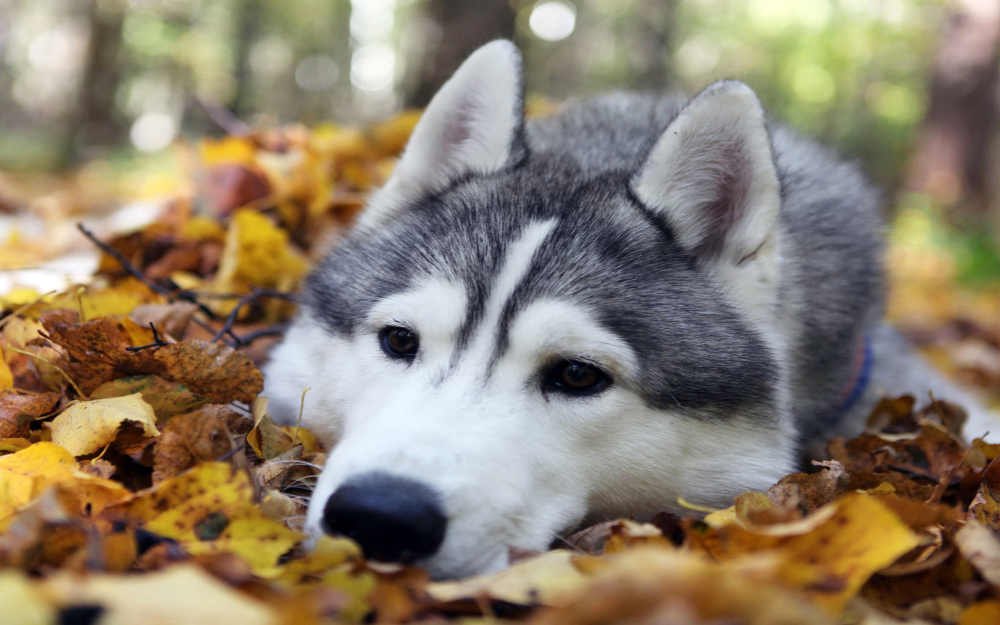
#> input picture foto.jpg, 2000 x 1250 px (shown at 1/2 size)
$ jupyter execute IDZ.ipynb   (shell and % lines are left out)
#> lines starting #> are read from the running program, lines starting #| are printed output that depends on the picture; after the words box and inside, x2 and y2 are one past the last pixel; in counts of white or black regions, pixels touching at a corner belong together
## Обработка изображений. Цифровое изображение. Чтение, запись, работа с пикселями

[cell 1]
from skimage.io import imread, imshow, imsave

[cell 2]
img = imread('foto.jpg')
#> img is the input picture: shape (1250, 2000, 3); mean R, G, B 140.5, 127.1, 107.3

[cell 3]
imshow(img)

[cell 4]
img.shape
#> Out = (1250, 2000, 3)

[cell 5]
img.shape[1]
#> Out = 2000

[cell 6]
img[383,374]
#> Out = [243, 206, 164]

[cell 7]
img[383, 374, 2]
#> Out = 164

[cell 8]
img[383:374] = [255, 255, 0]

[cell 9]
imsave('foto1.jpg', img)

[cell 10]
img = imread('foto1.jpg')

[cell 11]
imshow(img)

[cell 12]
img = imread('foto.jpg')

[cell 13]
nose = img[370:410, 350:440]

[cell 14]
imshow(nose)

[cell 15]
img[370:410, 350:440] = [255, 0, 255]
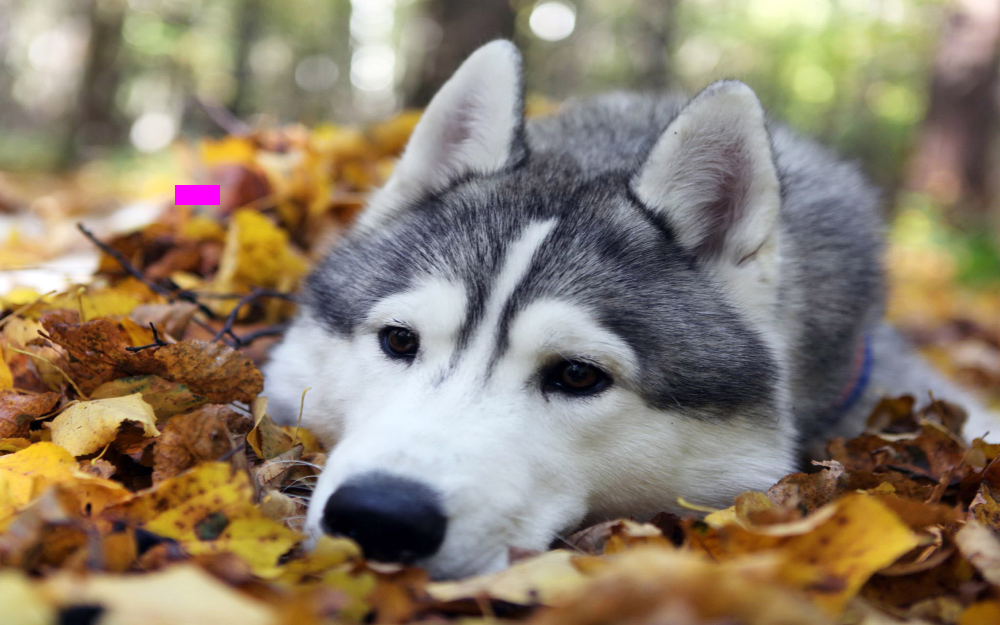
#> img: shape (1250, 2000, 3) (shown at 1/2 size); 0.14% of pixels changed, all inside (x1, y1, x2, y2) = (350, 370, 440, 410)

[cell 16]
imshow(img)

[cell 17]
img_yellow = imread('foto1.jpg')

[cell 18]
imshow(img_yellow[370:410, 350:440])

[cell 19]
img_assined = img_yellow

[cell 20]
img_copy = img_yellow.copy()

[cell 21]
img_yellow[370:410, 350:440] = [255, 0, 255]
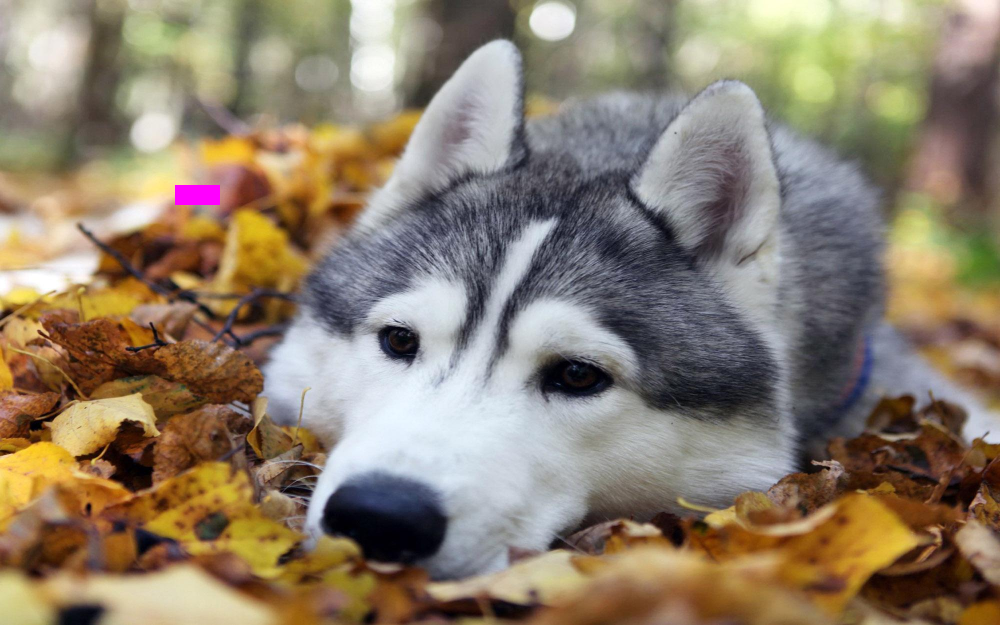
#> img_yellow: shape (1250, 2000, 3) (shown at 1/2 size); mean R, G, B 140.6, 126.8, 107.6

[cell 22]
imshow(img_yellow)

[cell 23]
imshow(img_assined)

[cell 24]
imshow(img_copy)

## Обработка изображений. Арифметические операции. Каналы. Вычисление яркости изображения

[cell 25]
img = imread('foto.jpg')

[cell 26]
img.dtype

[cell 27]
from skimage import img_as_float

[cell 28]
img_f = img_as_float(img)

[cell 29]
img.min(), img.max()
#> Out = (0, 255)

[cell 30]
img_f.min(), img_f.max()
#> Out = (0, 1)

[cell 31]
imshow(img_f / 1.5)

[cell 32]
imshow(img_f / 2)

[cell 33]
imshow(img_f / 4)

[cell 34]
imshow(img_f / 4 + 0.25)

[cell 35]
from numpy import clip

[cell 36]
imshow(clip(img_f * 1.5, 0, 1))

[cell 37]
imshow(clip(img_f * 2, 0, 1))
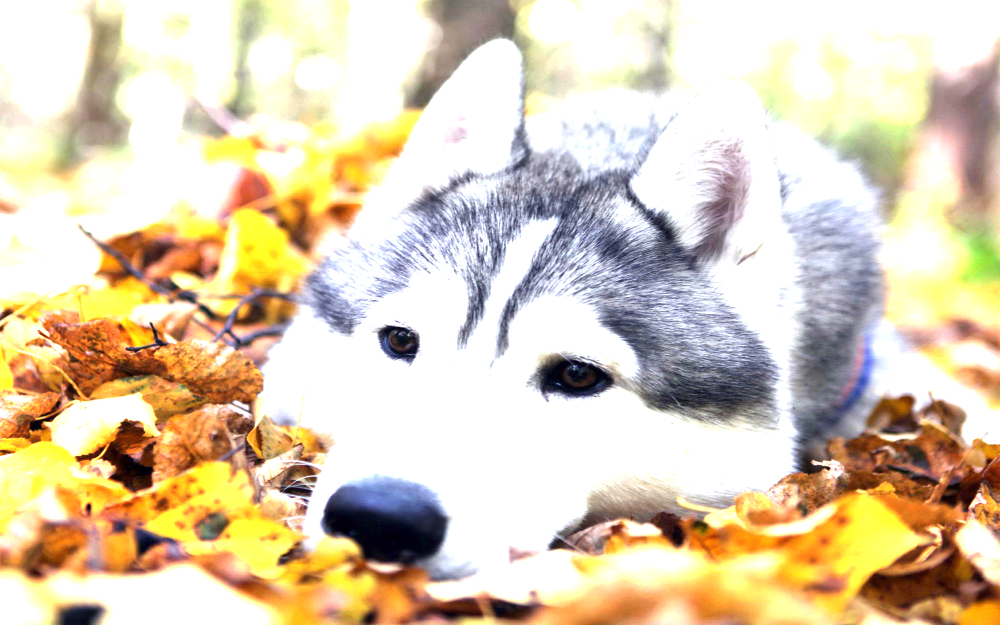
#> shown: shape (1250, 2000, 3) float64 (shown at 1/2 size); mean R, G, B 0.866, 0.805, 0.702

[cell 38]
imshow(clip(img_f * 2 -0.5, 0, 1))
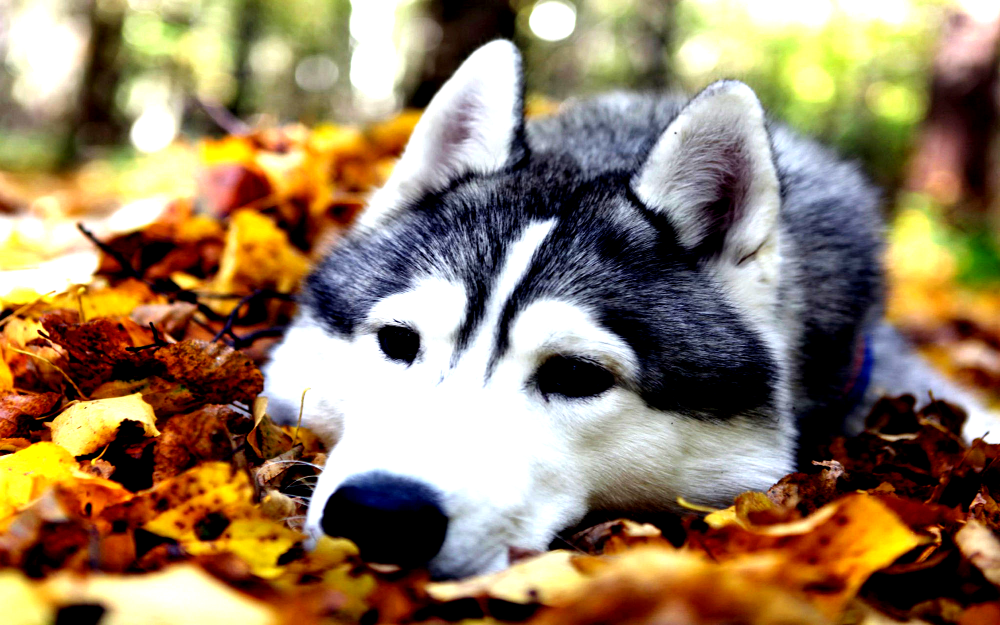
#> shown: shape (1250, 2000, 3) float64 (shown at 1/2 size); mean R, G, B 0.583, 0.496, 0.383

[cell 39]
img_f = img_as_float(img)

[cell 40]
r = img_f[:, :, 0]
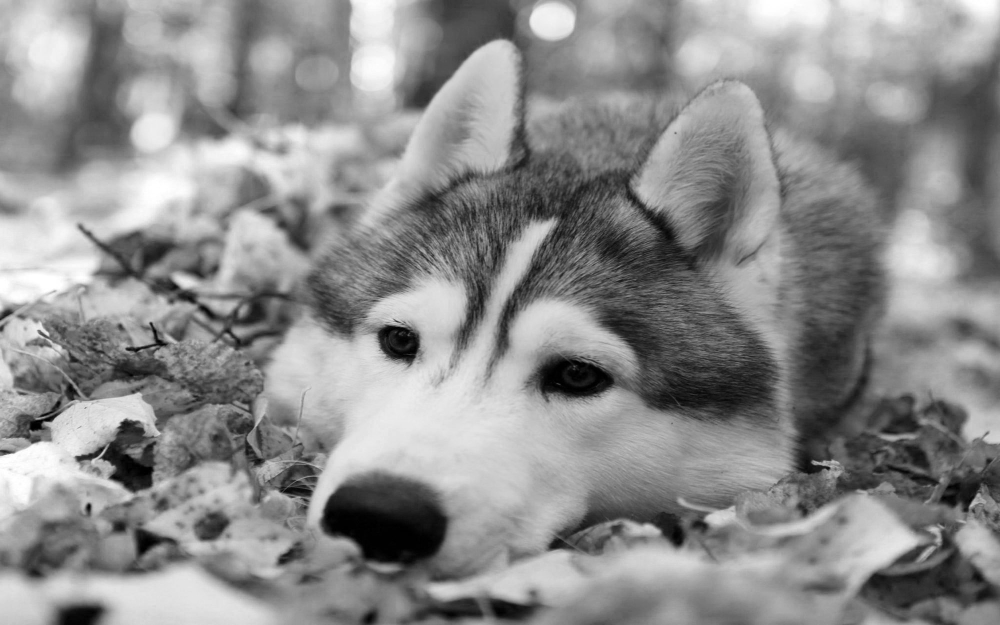
#> r: shape (1250, 2000) float64 (shown at 1/2 size); min 0, max 1, mean 0.551

[cell 41]
imshow(r)

[cell 42]
g = img_f[:, :, 1]

[cell 43]
imshow(g)

[cell 44]
b = img_f[:, :, 2]
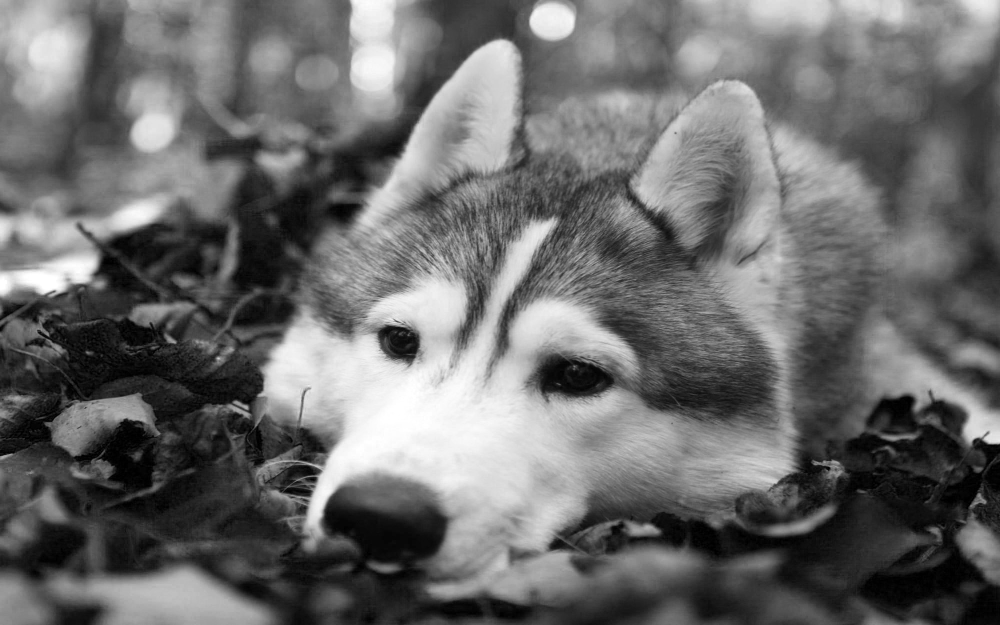
#> b: shape (1250, 2000) float64 (shown at 1/2 size); min 0, max 1, mean 0.421

[cell 45]
imshow(b)

[cell 46]
from numpy import dstack

[cell 47]
img_combined = dstack((r, g, b))

[cell 48]
imshow(img_combined)

[cell 49]
avg_gray = (r + g + b) / 3
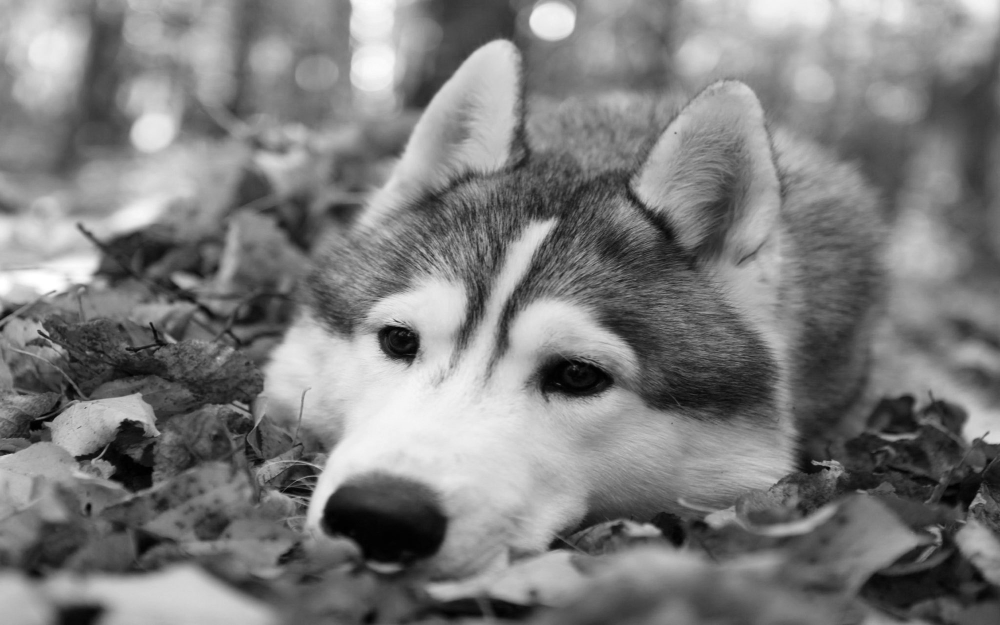
#> avg_gray: shape (1250, 2000) float64 (shown at 1/2 size); min 0, max 1, mean 0.49

[cell 50]
imshow(avg_gray)

[cell 51]
import skimage
y = skimage.color.rgb2gray(img)
imshow(y)
